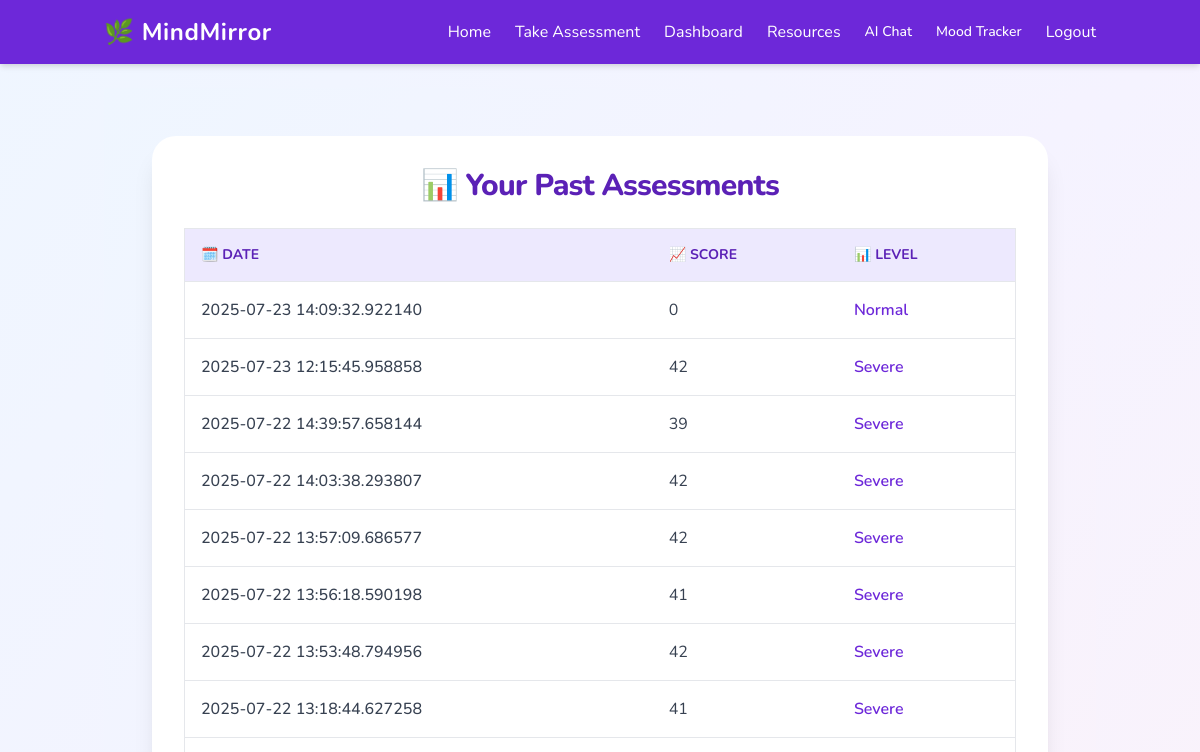
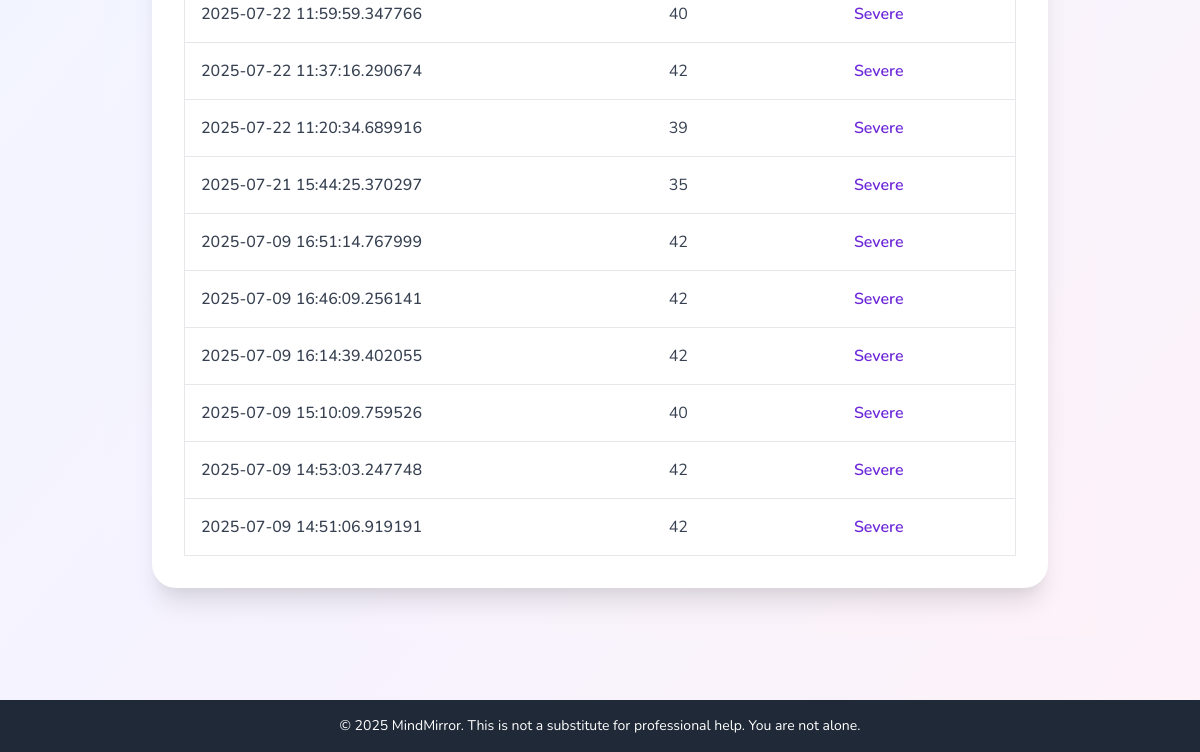
The page /dashboard (signed in) on the database as committed earlier (2 pictures, top to bottom).
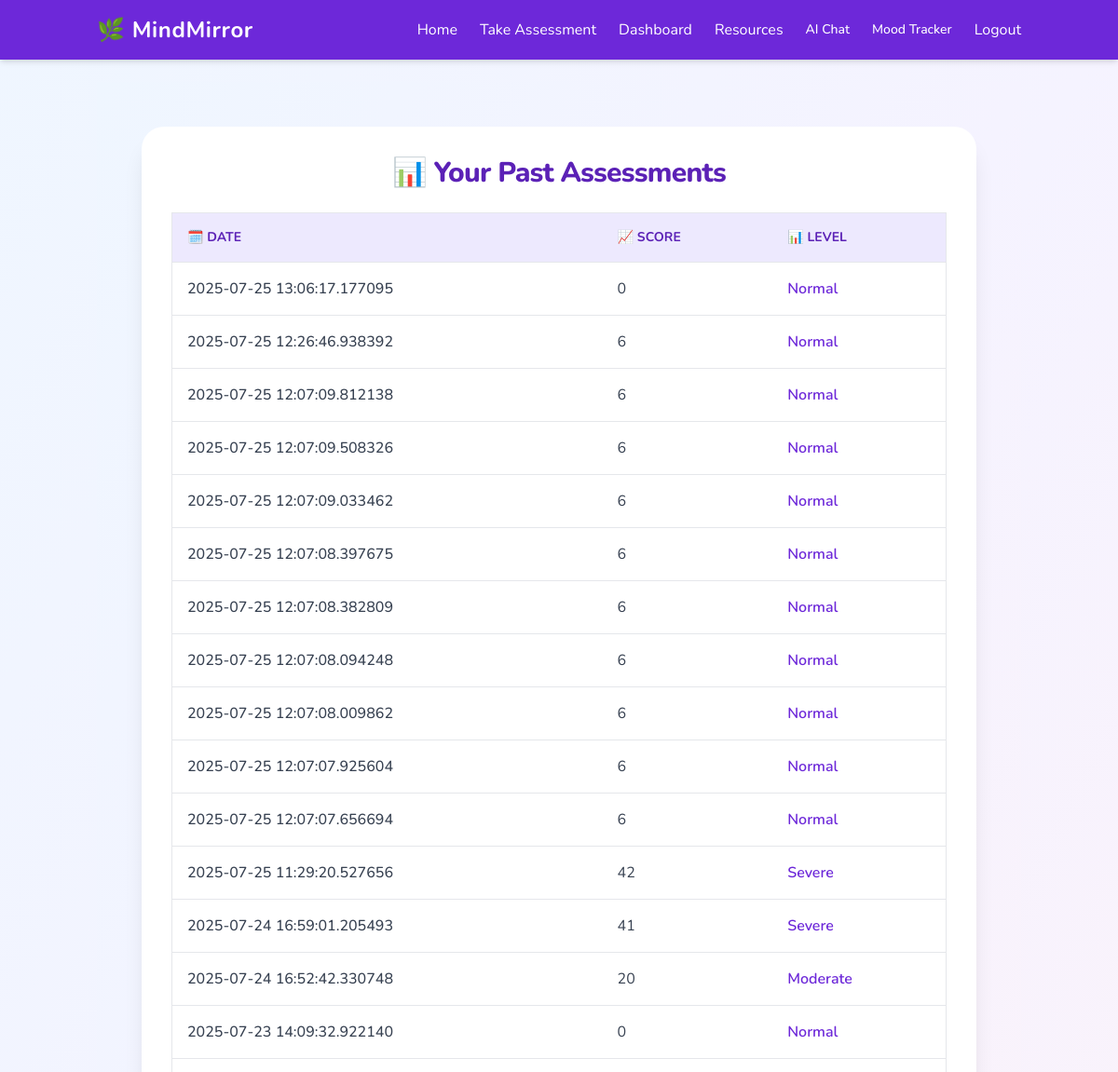
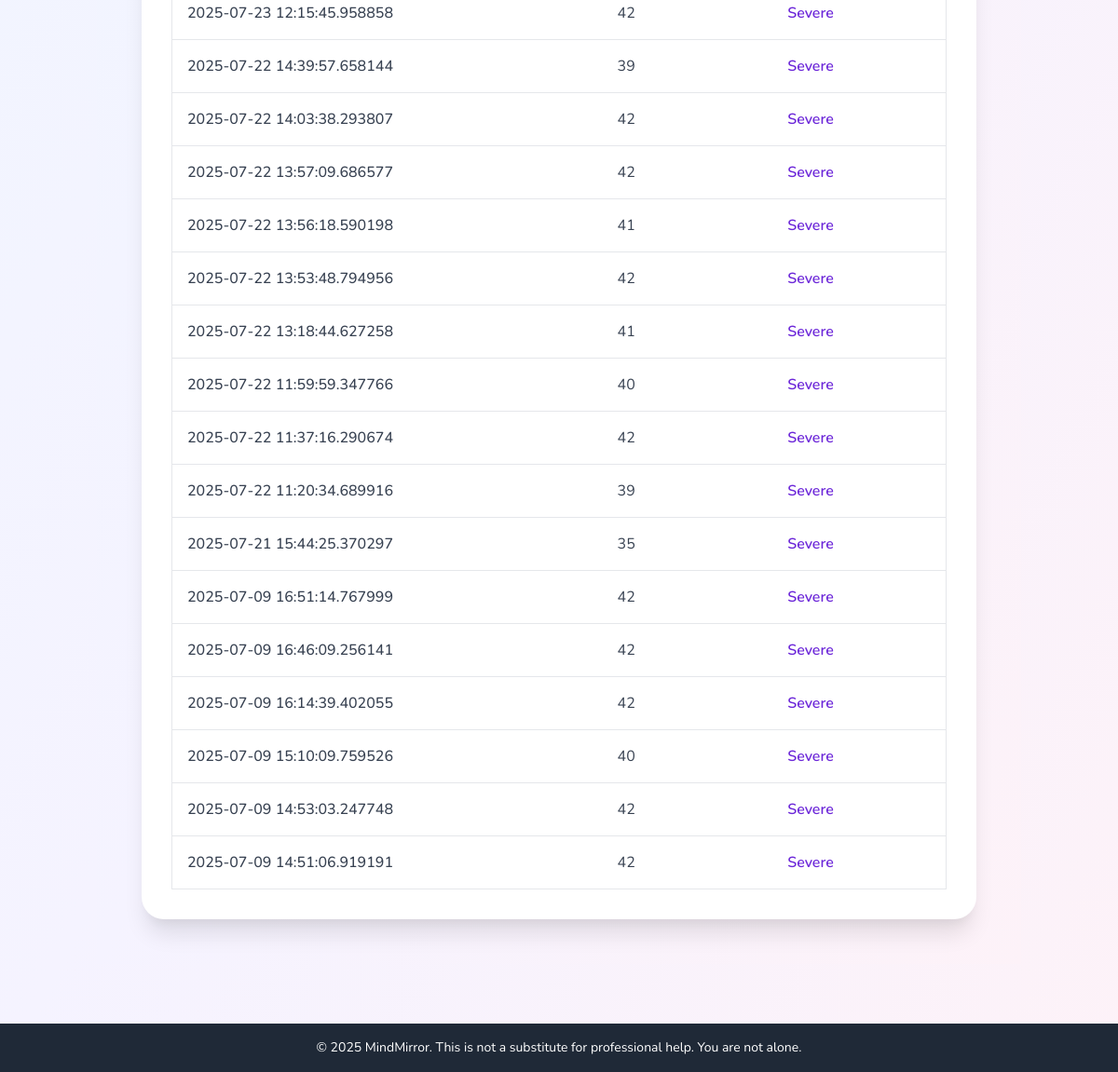
The same page on the database as committed later (2 pictures, top to bottom).
### tables this page shows
CREATE TABLE assessments (
                id INTEGER PRIMARY KEY AUTOINCREMENT,
                user_id INTEGER,
                answers TEXT,
                score INTEGER,
                level TEXT,
                created_at TIMESTAMP
            );

### app.py (the view)
@app.route('/dashboard')
def dashboard():
    if 'user_id' not in session:
        return redirect(url_for('login'))
    with sqlite3.connect('mindmirror.db') as conn:
        c = conn.cursor()
        c.execute("SELECT id, score, level, created_at FROM assessments WHERE user_id = ? ORDER BY created_at DESC", (session['user_id'],))
        assessments = c.fetchall()
    return render_template('dashboard.html', assessments=assessments)

### templates/dashboard.html (shortened to what this page needs)
{% extends "base.html" %}
{% block content %}
<div class="min-h-screen bg-gradient-to-br from-blue-50 via-purple-50 to-pink-50 py-12 px-4">
  <div class="max-w-4xl mx-auto bg-white rounded-3xl shadow-xl p-8">
    <h1 class="text-3xl font-extrabold text-center text-purple-800 mb-6 tracking-tight">
      📊 Your Past Assessments
    </h1>
    {% if assessments %}
    <div class="overflow-x-auto">
      <table class="w-full text-left border border-gray-200 rounded-xl shadow-sm">
        <thead class="bg-purple-100 text-purple-800 text-sm uppercase">
          <tr>
            <th class="p-4">🗓️ Date</th>
            <th class="p-4">📈 Score</th>
            <th class="p-4">📊 Level</th>
          </tr>
        </thead>
        <tbody class="bg-white text-gray-700">
          {% for assess in assessments %}
          <tr class="border-t border-gray-200 hover:bg-purple-50 transition">
            <td class="p-4 font-medium">{{ assess[3] }}</td>
            <td class="p-4">{{ assess[1] }}</td>
            <td class="p-4 font-semibold text-purple-700">{{ assess[2] }}</td>
          </tr>
          {% endfor %}
        </tbody>
      </table>
    </div>
    {% endif %}
  </div>
</div>
{% endblock %}

### templates/base.html (shortened to what this page needs)
<!DOCTYPE html>
<html lang="en">
<head>
    <link href="https://unpkg.com/tailwindcss@2.2.19/dist/tailwind.min.css" rel="stylesheet">
    <link rel="stylesheet" href="{{ url_for('static', filename='style.css') }}">
</head>
<body class="bg-gradient-to-br from-blue-50 via-purple-50 to-pink-50 text-gray-800 min-h-screen">
    <nav class="bg-purple-700 text-white shadow-md sticky top-0 z-50">
        <div class="container mx-auto flex justify-between items-center p-4">
            <a href="{{ url_for('home') }}" class="text-2xl font-bold tracking-wide">🌿 MindMirror</a>
            <div id="menu" class="hidden md:flex flex-col md:flex-row md:items-center space-y-2 md:space-y-0 md:space-x-6 absolute md:static top-16 left-0 w-full md:w-auto bg-purple-700 md:bg-transparent px-6 py-4 md:p-0 shadow-md md:shadow-none z-40 rounded-b-lg">
                <a href="{{ url_for('home') }}" class="hover:underline transition">Home</a>
                <a href="{{ url_for('assessment') }}" class="hover:underline transition">Take Assessment</a>
                <a href="{{ url_for('dashboard') }}" class="hover:underline transition">Dashboard</a>
                <a href="{{ url_for('resources') }}" class="hover:underline transition">Resources</a>
                <a href="{{ url_for('chat') }}" class="text-sm font-medium">AI Chat</a>
                <a href="{{ url_for('mood') }}" class="text-sm font-medium">Mood Tracker</a>
                <a href="{{ url_for('logout') }}" class="hover:underline transition">Logout</a>
            </div>
        </div>
    </nav>
    <main class="container mx-auto px-4 py-6">
        {% block content %}{% endblock %}
    </main>
    <footer class="bg-gray-800 text-white text-sm text-center py-4 mt-10">
        <p>© 2025 MindMirror. This is not a substitute for professional help. You are not alone.</p>
    </footer>
</body>
</html>

### templates/base.html (style rules this page uses)
body { font-family: 'Nunito', sans-serif; }

Rows that differ between the two databases and show on the page:
added assessments: created_at "2025-07-25 13:06:17.177095", score "0", level "Normal"
added assessments: created_at "2025-07-25 12:26:46.938392", score "6", level "Normal"
added assessments: created_at "2025-07-25 12:07:09.812138", score "6", level "Normal"
added assessments: created_at "2025-07-25 12:07:09.508326", score "6", level "Normal"
added assessments: created_at "2025-07-25 12:07:09.033462", score "6", level "Normal"
added assessments: created_at "2025-07-25 12:07:08.397675", score "6", level "Normal"
added assessments: created_at "2025-07-25 12:07:08.382809", score "6", level "Normal"
added assessments: created_at "2025-07-25 12:07:08.094248", score "6", level "Normal"
added assessments: created_at "2025-07-25 12:07:08.009862", score "6", level "Normal"
added assessments: created_at "2025-07-25 12:07:07.925604", score "6", level "Normal"
added assessments: created_at "2025-07-25 12:07:07.656694", score "6", level "Normal"
added assessments: created_at "2025-07-25 11:29:20.527656", score "42", level "Severe"
added assessments: created_at "2025-07-24 16:59:01.205493", score "41", level "Severe"
added assessments: created_at "2025-07-24 16:52:42.330748", score "20", level "Moderate"
